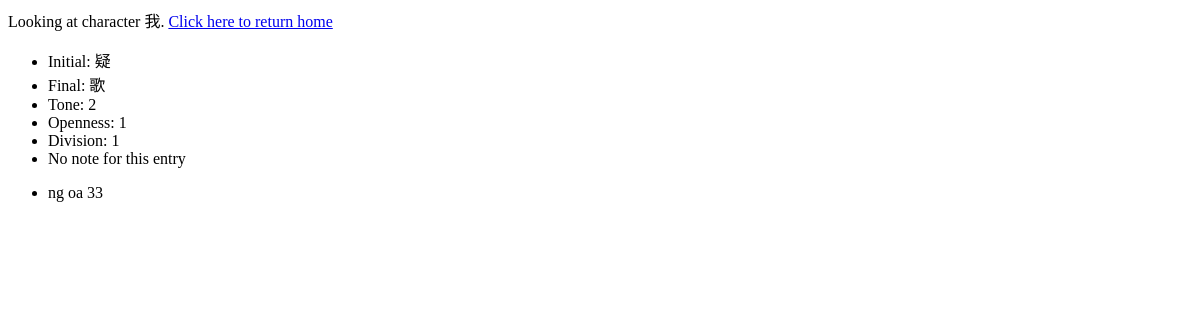
/tsmc/1/, run on an earlier commit of the app's database.
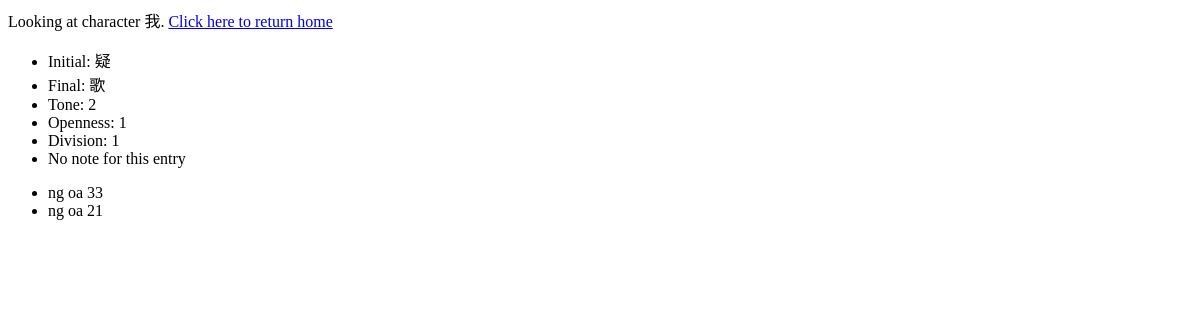
And on a later commit of the database.
### tsmc/models.py (models this page shows, shortened)
class Character(models.Model):
    char = models.CharField("Chinese character", max_length=1)
    initial = models.CharField(
        "initial consonant in Middle Chinese",
        max_length=1
    )
    final = models.CharField("final in Middle Chinese", max_length=1)
    tone = models.CharField("tone in Middle Chinese", max_length=1)
    openness = models.CharField("openness in Middle Chinese (1 = open, 2 = closed)", max_length=1)
    division = models.IntegerField("division in Middle Chinese")
    note = models.CharField("note on character", max_length=10, blank=True)
    def __str__(self):
        return self.char

class Taishanese(models.Model):
    char = models.ForeignKey(
        Character,
        on_delete=models.CASCADE,
        verbose_name="Chinese character"
    )
    initial = models.CharField("initial consonant in Taishanese", max_length=3, blank=True)
    final = models.CharField("final in Taishanese", max_length=4)
    tone = models.CharField("tone in Taishanese", max_length=3)

### tsmc/views.py (the view)
# urls.py: url(r'^(?P<pk>[0-9]+)/$', views.CharacterView.as_view(), name='character'),
class CharacterView(generic.DetailView):
    model = Character
    template_name = 'tsmc/character.html'

### tsmc/templates/tsmc/character.html
Looking at character {{ character }}. <a href="{% url 'tsmc:index' %}">Click here to return home</a><br>
<ul>
  <li>Initial: {{ character.initial }}</li>
  <li>Final: {{ character.final }}</li>
  <li>Tone: {{ character.tone }}</li>
  <li>Openness: {{ character.openness }}</li>
  <li>Division: {{ character.division }}</li>
  {% if character.note %}
  <li>Note: {{ character.note }}</li>
  {% else %}
  <li>No note for this entry</li>
  {% endif %}
</ul>
<ul>
  {% for taishanese in character.taishanese_set.all %}
    <li>{{ taishanese.initial }} {{ taishanese.final }} {{ taishanese.tone }}</li>
  {% endfor %}
</ul>

What changed in the data, as far as the page shows it:
added Taishanese: initial "ng", final "oa", tone "21"
